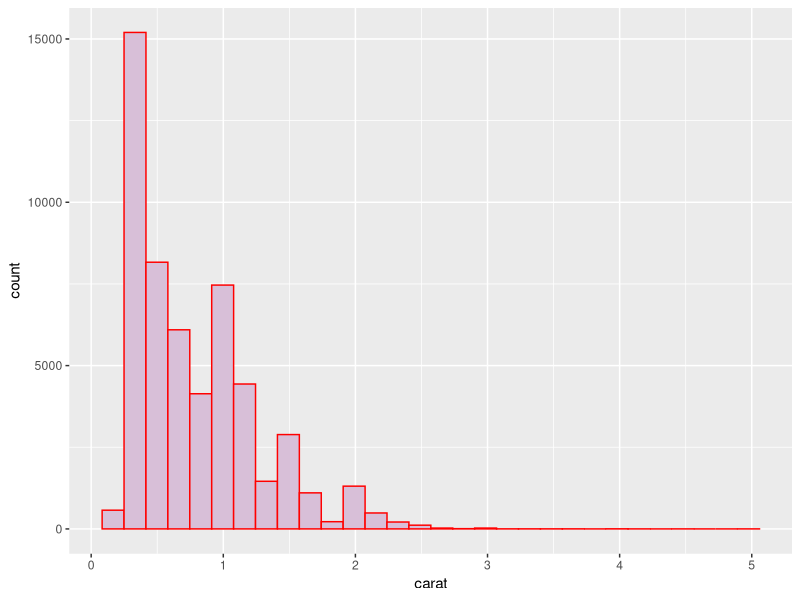
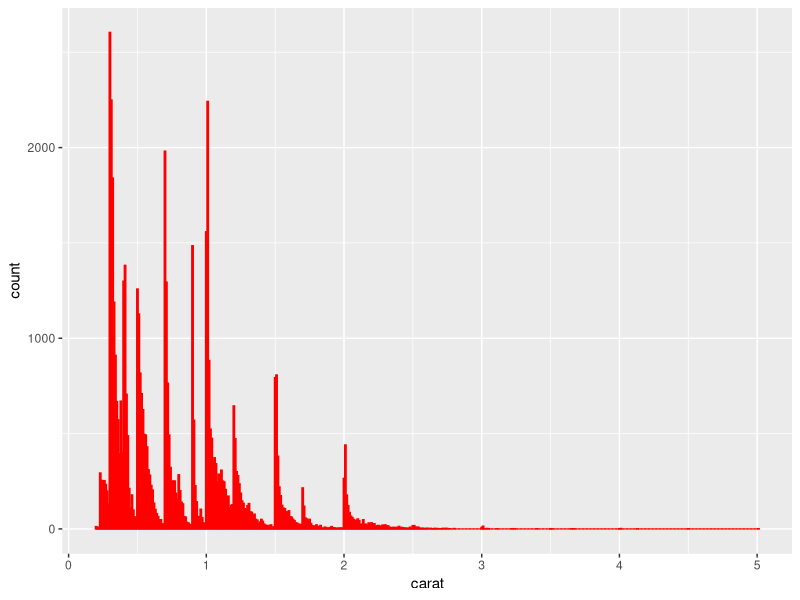
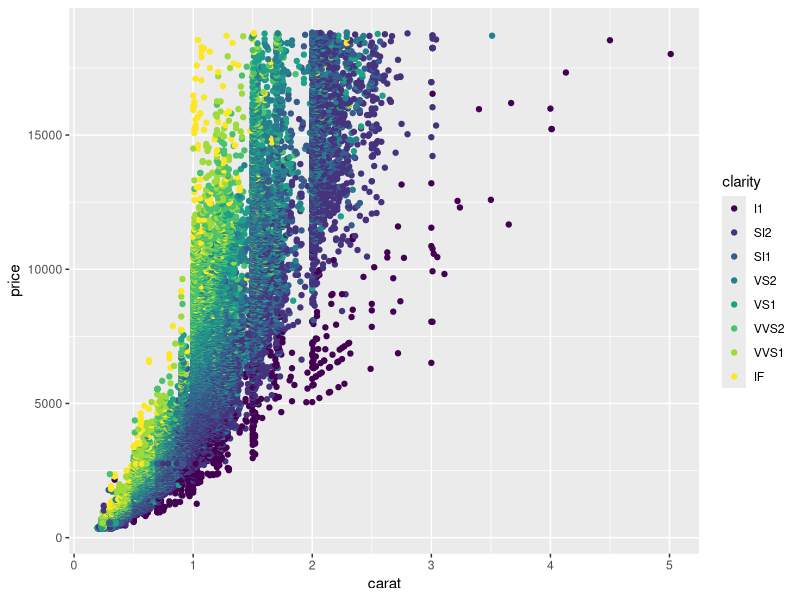
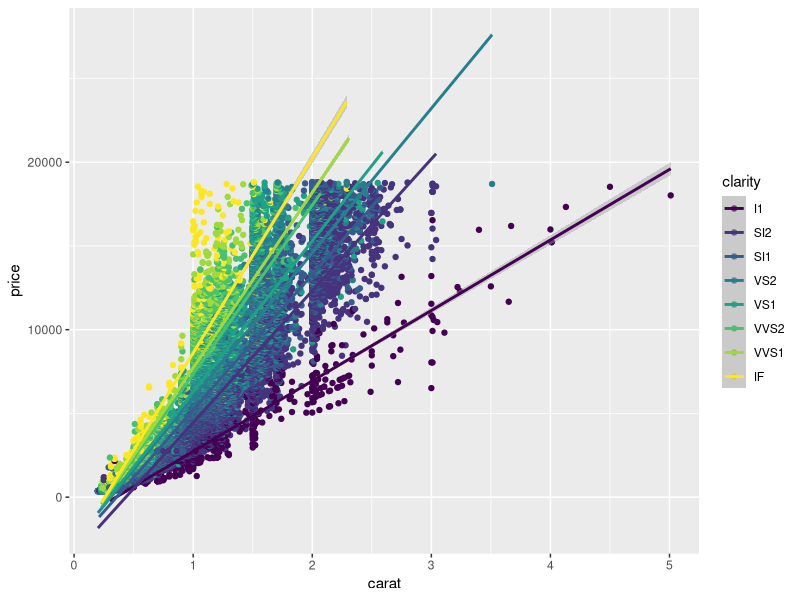
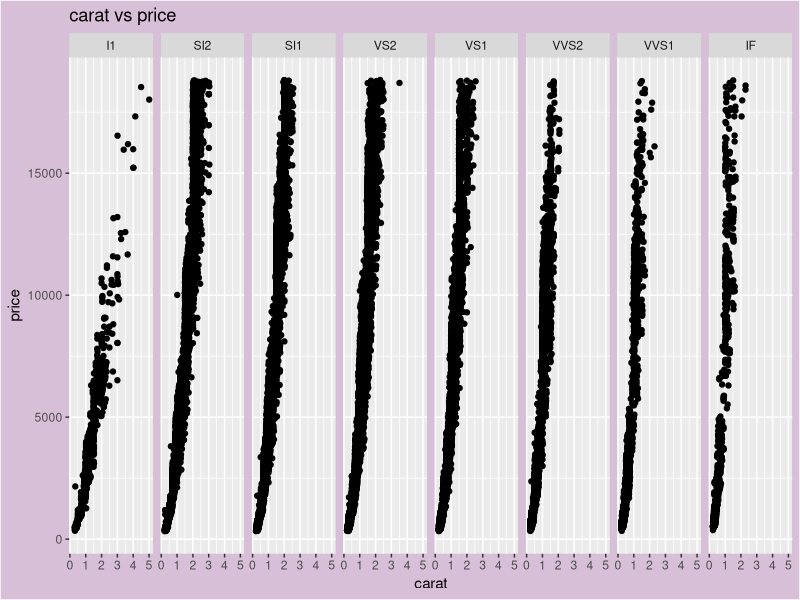
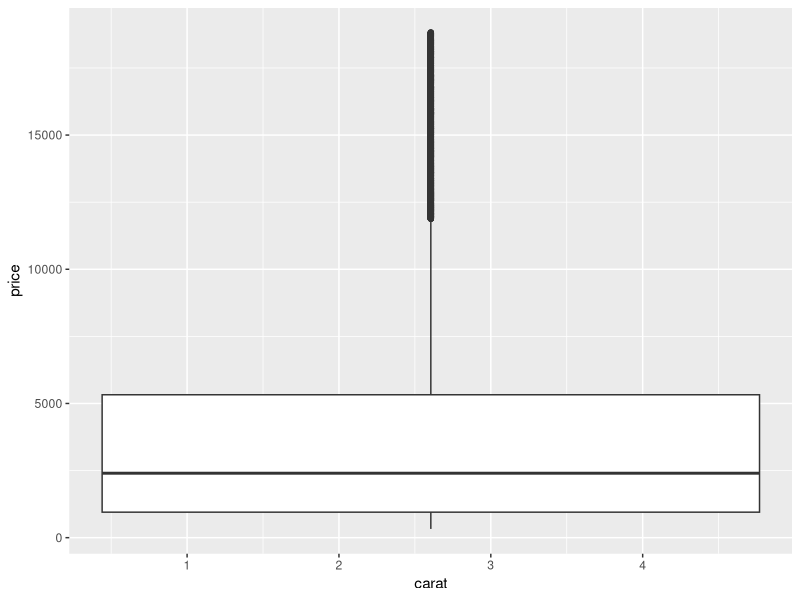
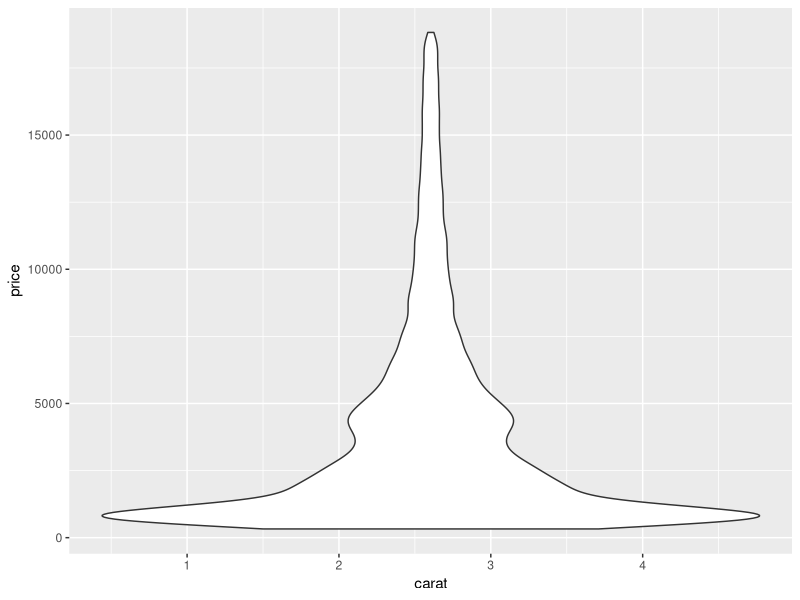
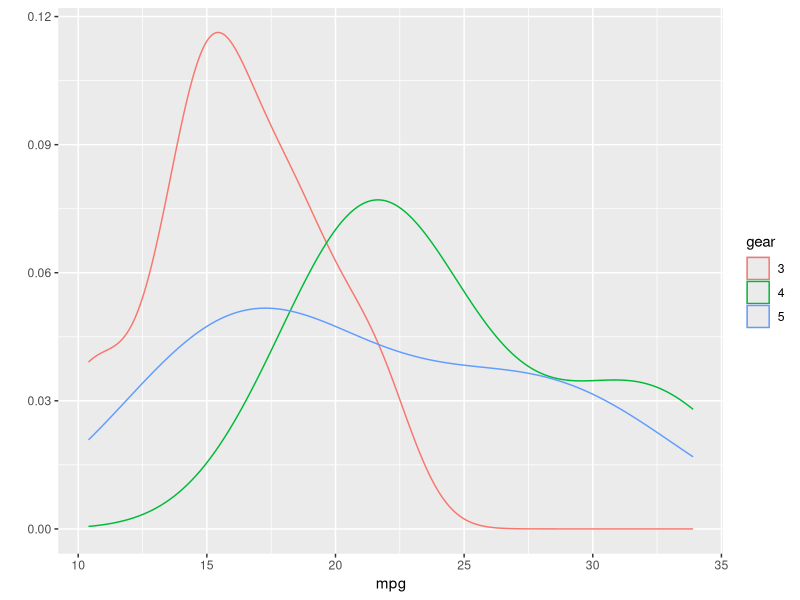

R code for these plots, in order:
#Using ggplot2 package
#Illustrate the following with ggplot2 using diamonds data set
library(ggplot2)
View(diamonds)
#1.Create a histogram of carat with a border color and fill color
ggplot(diamonds,aes(x=carat))+geom_histogram(col='red',fill='thistle')
#2.Set the bin width of the histogram to 0.01
ggplot(diamonds,aes(x=carat))+geom_histogram(binwidth=0.01,col='red',fill='thistle')
#3.Make a scatterplot: carat vs price, set the color to clarity
ggplot(diamonds,aes(x=carat,y=price,col=clarity))+geom_point()
#4.Make a scatterplot: carat vs price, set the color to clarity.
#Also add trendline to the plot
ggplot(diamonds,aes(x=carat,y=price,col=clarity))+geom_point()+geom_smooth(method=lm)
#5.Make a scatterplot: carat vs price,
#Facet it by clarity
#Add a theme layer for the plot(graph title, background color etc)
ggplot(diamonds,aes(x=carat,y=price))+geom_point()+facet_grid(~clarity)+ggtitle("carat vs price")+
  theme(plot.background=element_rect(fill = 'thistle'))
#6.Show carat vs cut, make a violin and a boxplot.
ggplot(diamonds,aes(x=carat,y=price))+geom_boxplot()
ggplot(diamonds,aes(x=carat,y=price))+geom_violin()

#Illustration of qplot function for histogram, scatter plot,boxplot,
#dotplot and violin plot using mpg data set.
View(mtcars)
#Convert the attributes gear, am, cyl of mtcars data set to categorical.
mtcars$cyl<-as.factor(mtcars$cyl)
mtcars$gear<-as.factor(mtcars$gear)
mtcars$am<-as.factor(mtcars$am)
#1.Create density plots for mpg grouped by number of gears (indicated by color)
qplot(mpg,data=mtcars,geom="density",color=gear)
#2.Scatterplot of mpg vs. hp for each combination of gears and cylinders in
#each facet, am is represented by shape and color
qplot(mpg,hp,data=mtcars,shape=am,color=am)
ggplot(mtcars,aes(x=mpg,y=hp,col=am))+geom_point()+facet_grid(~gear)
#3.Separate regressions of mpg on weight for each number of cylinders

#4.Boxplots of mpg by number of gears. Observations (points) are overlayed
#and jittered. Give a title to the plot.